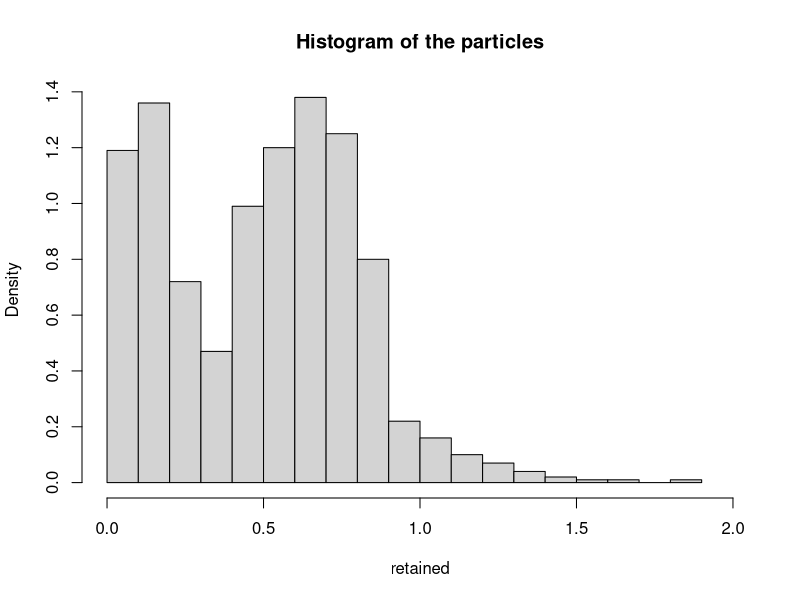
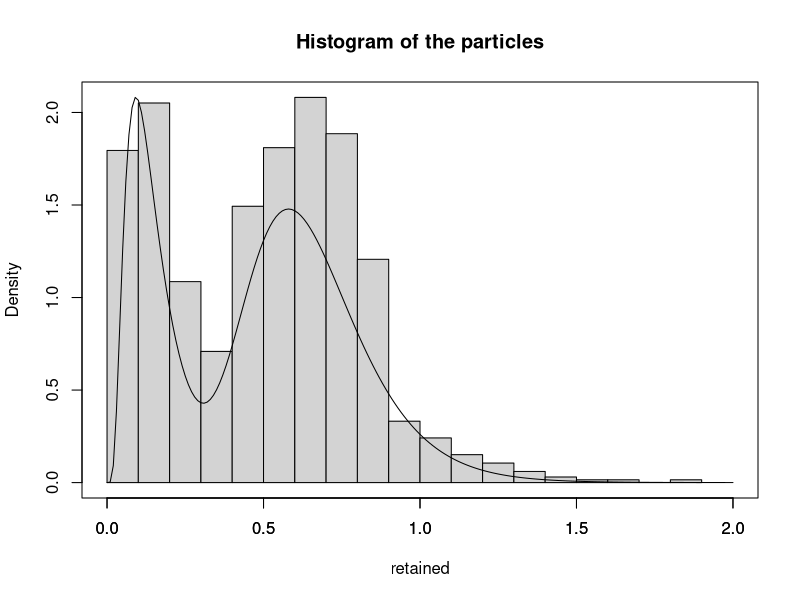

Write R code to recreate these figures, in order.
## ---- chunk 1
knitr::opts_chunk$set(echo = TRUE)
## ---- chunk 2
snow <- read.csv(file = '1_snow_particles.csv')
head(snow)


## ---- chunk 3
mid <- (snow$startpoint + snow$endpoint)/2
retained <- snow$retained....*10

histdf <- data.frame(mid, retained)

lonely <- c()

for (i in c(1:nrow(histdf))){
  if (histdf$retained[i] != 0){
    for (j in c(1:histdf$retained[i])){ lonely <- append(lonely, histdf$mid[i])}
  }
}

save(lonely, file='lonely.RData')
hist(lonely, breaks=20, freq=FALSE, main='Histogram of the particles', xlab='retained', xlim=c(0, 2))
## ---- chunk 4

variables <- c()
for (i in c(1:nrow(histdf))){
  if (histdf$retained[i] != 0){
    for (j in c(1:histdf$retained[i])){ 
        new <- runif(1, min=snow$startpoint[i], max=snow$endpoint[i])
        variables <- append(variables, new)
      }
  }
}
variables <- log(variables)

## ---- chunk 5
dmixnorm <- function(x, mu1, mu2, sigma1, sigma2, tau){
  y <- (1-tau)*dnorm(x,mu1,sigma1) + tau*dnorm(x,mu2,sigma2)
  return(y)
}

## ---- chunk 6
N <- length(variables)

estimate_p <- function(x, mu1, mu2, sigma1, sigma2, tau){
  est_f <- (1-tau)*dnorm(x, mu1, sigma1) + tau*dnorm(x, mu2, sigma2)
  y <- tau*dnorm(x, mu2, sigma2)/est_f
  return(y)
}

likelihood <- function(x, mu1, mu2, sigma1, sigma2, tau){
  like <- log((1-tau)*dnorm(x, mu1, sigma1) + tau*dnorm(x, mu2, sigma2))
  y <- sum(like)
  return(y)
}

expect_likelihood <- function(para, x, para_prev){
  ps <- estimate_p(x, para_prev[1], para_prev[2], para_prev[3], para_prev[4], para_prev[5])
  
  mu1 <- para[1]
  mu2 <- para[2]
  sigma1 <- para[3]
  sigma2 <- para[4]
  tau <- para[5]
  
  A <- log(1-tau)*(N-sum(ps)) + log(tau)*sum(ps)
  B <- sum( (1-ps) * dnorm(x, mu1, sigma1, log = TRUE) )
  C <- sum( ps * dnorm(x, mu2, sigma2, log = TRUE) )
  
  return(-(A+B+C))
}

## ---- chunk 7
mu1_pre <- 3.3
mu2_pre <- -0.1
sigma1_pre <- 1
sigma2_pre <- 2
tau_pre <- 0.4

ls <- c(likelihood(variables, mu1_pre, mu2_pre, sigma1_pre, sigma2_pre, tau_pre))
para_prev <- c(mu1_pre, mu2_pre, sigma1_pre, sigma2_pre, tau_pre)

x <- seq(min(variables), max(variables), len = 100)

for(i in seq(1, 50, by=1)){
  
  first <- para_prev#c(5, -3, 2, 2, 0.5)
  optim_best <- optim(first, expect_likelihood, x=variables, para_prev=para_prev)
  para_prev <- optim_best$par
    
  newl <- likelihood(variables, para_prev[1], para_prev[2], para_prev[3], para_prev[4], para_prev[5])
  ls <- append(ls, newl)
}
save(ls, file='ls.RData')
## ---- chunk 8
realize <- snow$retained..../sum(snow$retained....)
para <- para_prev

dmixlognorm <- function(x, mu1, mu2, sigma1, sigma2, tau){
  y <- (1-tau)*dlnorm(x,mu1,sigma1) + tau*dlnorm(x,mu2,sigma2)
  return(y)
}

rmixlognorm <- function(x, mu1, mu2, sigma1, sigma2, tau){
  y <- (1-tau)*rlnorm(x,mu1,sigma1) + tau*rlnorm(x,mu2,sigma2)
  return(y)
}

pmixlognorm <- function(x, mu1, mu2, sigma1, sigma2, tau){
  y <- (1-tau)*plnorm(x,mu1,sigma1) + tau*plnorm(x,mu2,sigma2)
  return(y)
}

dif_p <- function(para){
  low <- pmixlognorm(snow$startpoint, para[1], para[2], para[3], para[4], para[5])
  high <- pmixlognorm(snow$endpoint, para[1], para[2], para[3], para[4], para[5])
  middle <- high - low
  return(sum((middle - realize)**2))
}

para <- optim(para, dif_p)$par

## ---- chunk 9
low <- pmixlognorm(snow$startpoint, para[1], para[2], para[3], para[4], para[5])
high <- pmixlognorm(snow$endpoint, para[1], para[2], para[3], para[4], para[5])
middle <- high - low

realize2 <- sum(snow$retained...*10)
realize <- realize2*realize
middle <- middle*realize2

stats <- (realize - middle)**2/middle

stats <- sum(stats)
stats

## ---- chunk 10
ggg <- seq(from = 0, to = 2, by = 0.01)

dense <- dmixlognorm(ggg, para[1], para[2], para[3], para[4], para[5])

save(dense, file='dense.RData')

hist(lonely, breaks=20, freq=FALSE, main='Histogram of the particles', xlab='retained', xlim=c(0, 2), yaxt='n')
par(new=TRUE)

plot(ggg,dense, type="l", xlab='', ylab='')
